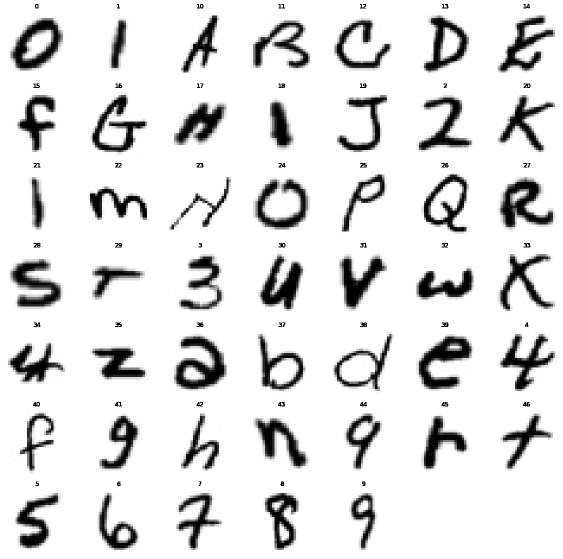
#> input picture classes.png, 1126 x 1117 px (shown at 1/2 size)
$ python -i utils.py   (imports and definitions only)
#> lines starting #> are read from the running program, lines starting #| are printed output that depends on the picture; after the words box and inside, x2 and y2 are one past the last pixel; in counts of white or black regions, pixels touching at a corner belong together
#> further down, picture is the input picture: shape (1117, 1126, 3); min 0, max 255, mean 223.4
import cv2
import numpy as np


IMG_SIZE = 28
CLASS_NAMES = ['(', ')', '0', '1', '2', '3', '4', '5', '6', '7', '8', '9', 'div', 'minus', 'multi', 'plus']
MODEL_PATH = 'model'
PROB_TH = 0.75

# [11 lines left out: functions crop, preproc_light, not called in this run]

def preproc(img):
    gray = cv2.cvtColor(img, cv2.COLOR_BGR2GRAY)
    blur = cv2.GaussianBlur(gray, (3,3), 0)
    thresh = cv2.threshold(blur, 0, 255, cv2.THRESH_BINARY_INV + cv2.THRESH_OTSU)[1]
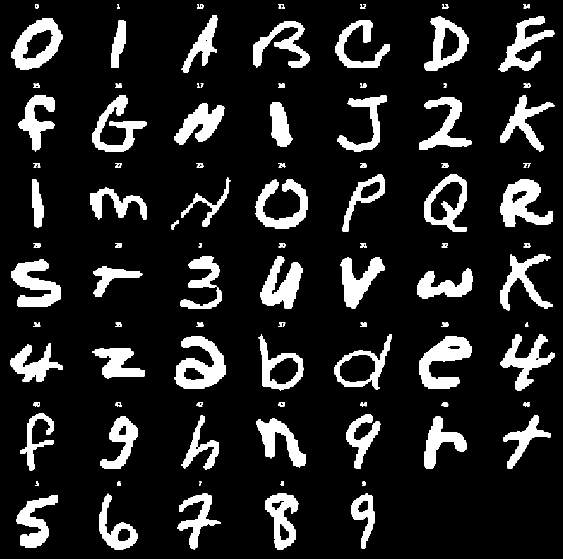
#> thresh: shape (1117, 1126) (shown at 1/2 size); 13.4% white; 98 white regions, largest, box (x1, y1, x2, y2) and area: (349, 673, 452, 778) 5727, (838, 673, 943, 778) 5543, (1001, 358, 1106, 454) 5254
    thresh = cv2.dilate(thresh,(3,3),iterations=3)
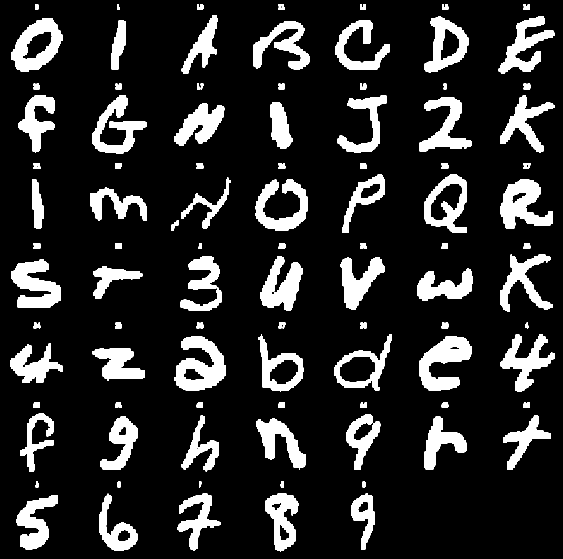
#> thresh: shape (1117, 1126) (shown at 1/2 size); 15.2% white; 98 white regions, largest, box (x1, y1, x2, y2) and area: (349, 673, 452, 781) 6360, (838, 673, 943, 781) 6116, (1001, 358, 1106, 457) 5758
    thresh = cv2.erode(thresh,(3,3),iterations=3)
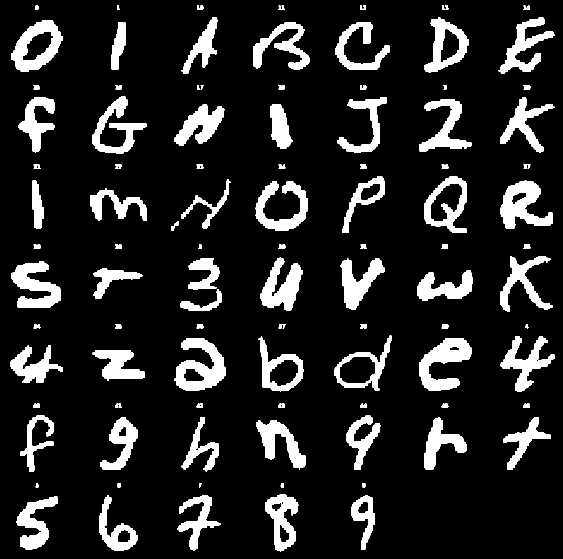
#> thresh: shape (1117, 1126) (shown at 1/2 size); 13.5% white; 98 white regions, largest, box (x1, y1, x2, y2) and area: (349, 676, 452, 781) 5727, (838, 676, 943, 781) 5555, (1001, 361, 1106, 457) 5257
    return thresh

# [46 lines left out: functions findContours, extractChar, scaleAndPad, not called in this run]

>>> import cv2
>>> picture = cv2.imread('../classes.png')
>>> result = preproc(picture)
